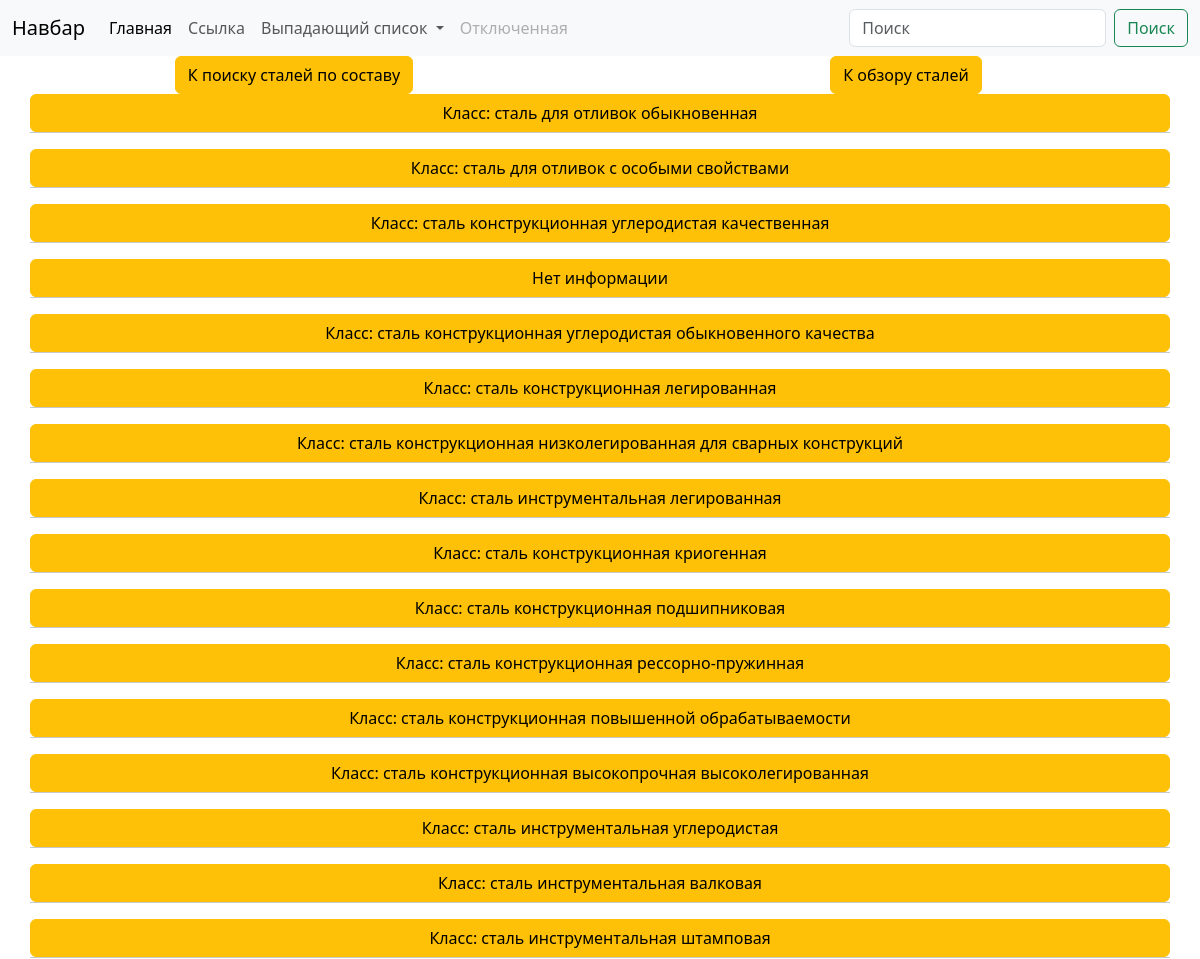
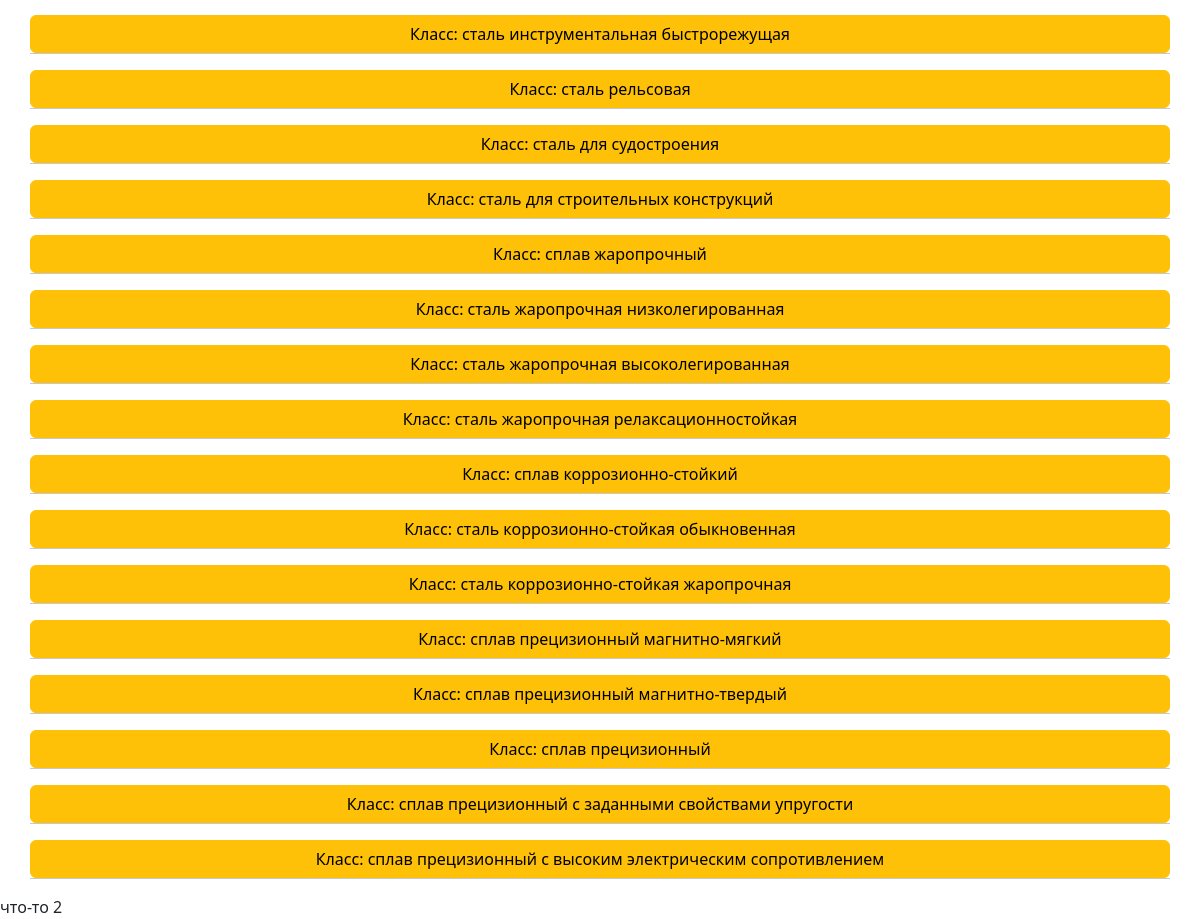
The page /metal/steel/steel_class/ on the database its author committed (2 pictures, top to bottom).
### metal/models.py (models this page shows, shortened)
class Metal_class(models.Model):
    steel_class = models.CharField(max_length=50, unique=True, blank=True, null=True)
    slug = models.SlugField(max_length=100, unique=True, blank=True, null=True)
    def get_absolute_url(self):
        return reverse('steel-steel_class-slug-url', kwargs={'slug': self.slug})

### metal/views.py (the view)
# urls.py: path('steel/steel_class/', Steel_class.as_view(), name='steel-steel_class-url'),
class Steel_class(NoSlugMixin, View):
    models = [Metal_class]
    data = models[0].objects.all()
    Qset = [data]
    Data = dict(zip(models, Qset))
    template = 'metal/steel_class.html'

### metal/utils.py (called while the page is built)
    def get(self, request):
        if self.to_padinator:
            dict_context = self.if_paginator(request, self.to_padinator)
        else:
            dict_context={model.__name__.lower(): get_list_or_404(qset) for model, qset in self.Data.items()} #передаются экземпляры класса
        context={**dict_context, **self.dict_dop}  # передаются дополнительные параметры, например формы
        return render(request, self.template, context=context)

### metal/templates/metal/steel_class.html (shortened to what this page needs)
{% extends 'metal/base_metal.html' %}
{% block block_1 %}
    {% include 'metal/includes/buttons.html' %}
    <div class="container text-center">
        <div class="row">
            {% for steel in metal_class %}
                <a class="btn btn-warning" href="{{steel.get_absolute_url }}" role="button">{{steel.steel_class}}</a>
                <hr>
            {% endfor %}
        </div>
    </div>
{% endblock %}

### metal/templates/metal/base_metal.html
{% extends 'base.html' %}

### templates/base.html (shortened to what this page needs)
{% load static %}
<!doctype html>
<html lang="ru">
  <head>
    <link href="https://cdn.jsdelivr.net/npm/bootstrap@5.3.0/dist/css/bootstrap.min.css" rel="stylesheet">
    <link href="{% static 'css/styles.css'%}" rel="stylesheet">
  </head>
  <body>
    <nav class="navbar navbar-expand-lg bg-body-tertiary">
      <div class="container-fluid">
        <a class="navbar-brand" href="#">Навбар</a>
        <div class="collapse navbar-collapse" id="navbarSupportedContent">
          <ul class="navbar-nav me-auto mb-2 mb-lg-0">
            <li class="nav-item">
              <a class="nav-link active" aria-current="page" href="#">Главная</a>
            </li>
            <li class="nav-item">
              <a class="nav-link" href="#">Ссылка</a>
            </li>
            <li class="nav-item dropdown">
              <a class="nav-link dropdown-toggle" href="#" role="button" data-bs-toggle="dropdown" aria-expanded="false">
                Выпадающий список
              </a>
            </li>
            <li class="nav-item">
              <a class="nav-link disabled">Отключенная</a>
            </li>
          </ul>
          <form class="d-flex" role="search">
            <input class="form-control me-2" type="search" placeholder="Поиск" aria-label="Поиск">
            <button class="btn btn-outline-success" type="submit">Поиск</button>
          </form>
        </div>
      </div>
    </nav>
    {% block block_1 %}{% endblock %}
    {% block block_2 %}
      что-то 2
    {% endblock %}
  </body>
</html>

### metal/templates/metal/includes/buttons.html (shortened to what this page needs)
<div class="row row-cols-3">
    {% url 'search-url' as top_path %}
    {% if request.path != top_path %}
        <div class="container text-center">
            <a class="btn btn-warning" href="{{ top_path }}" role="button">К поиску сталей по составу</a>
        </div>
    {% endif %}
    {% url 'start-url' as top_path %}
    {% if request.path != top_path %}
        <div class="container text-center">
            <a class="btn btn-warning" href="{{ top_path }}" role="button">К обзору сталей </a>
        </div>
    {% endif %}
    {% url 'steel-steel_class-url' as top_path %}
</div>

### rows shown on the page
Metal_class: steel_class "Класс: сталь для отливок обыкновенная"
Metal_class: steel_class "Класс: сталь для отливок с особыми свойствами"
Metal_class: steel_class "Класс: сталь конструкционная углеродистая качественная"
Metal_class: steel_class "Нет информации"
Metal_class: steel_class "Класс: сталь конструкционная углеродистая обыкновенного качества"
Metal_class: steel_class "Класс: сталь конструкционная легированная"
Metal_class: steel_class "Класс: сталь конструкционная низколегированная для сварных конструкций"
Metal_class: steel_class "Класс: сталь инструментальная легированная"
Metal_class: steel_class "Класс: сталь конструкционная криогенная"
Metal_class: steel_class "Класс: сталь конструкционная подшипниковая"
Metal_class: steel_class "Класс: сталь конструкционная рессорно-пружинная"
Metal_class: steel_class "Класс: сталь конструкционная повышенной обрабатываемости"
Metal_class: steel_class "Класс: сталь конструкционная высокопрочная высоколегированная"
Metal_class: steel_class "Класс: сталь инструментальная углеродистая"
Metal_class: steel_class "Класс: сталь инструментальная валковая"
Metal_class: steel_class "Класс: сталь инструментальная штамповая"
Metal_class: steel_class "Класс: сталь инструментальная быстрорежущая"
Metal_class: steel_class "Класс: сталь рельсовая"
Metal_class: steel_class "Класс: сталь для судостроения"
Metal_class: steel_class "Класс: сталь для строительных конструкций"
Metal_class: steel_class "Класс: сплав жаропрочный"
Metal_class: steel_class "Класс: сталь жаропрочная низколегированная"
Metal_class: steel_class "Класс: сталь жаропрочная высоколегированная"
Metal_class: steel_class "Класс: сталь жаропрочная релаксационностойкая"
Metal_class: steel_class "Класс: сплав коррозионно-стойкий"
Metal_class: steel_class "Класс: сталь коррозионно-стойкая обыкновенная"
Metal_class: steel_class "Класс: сталь коррозионно-стойкая жаропрочная"
Metal_class: steel_class "Класс: сплав прецизионный магнитно-мягкий"
Metal_class: steel_class "Класс: сплав прецизионный магнитно-твердый"
Metal_class: steel_class "Класс: сплав прецизионный"
Metal_class: steel_class "Класс: сплав прецизионный с заданными свойствами упругости"
Metal_class: steel_class "Класс: сплав прецизионный с высоким электрическим сопротивлением"
